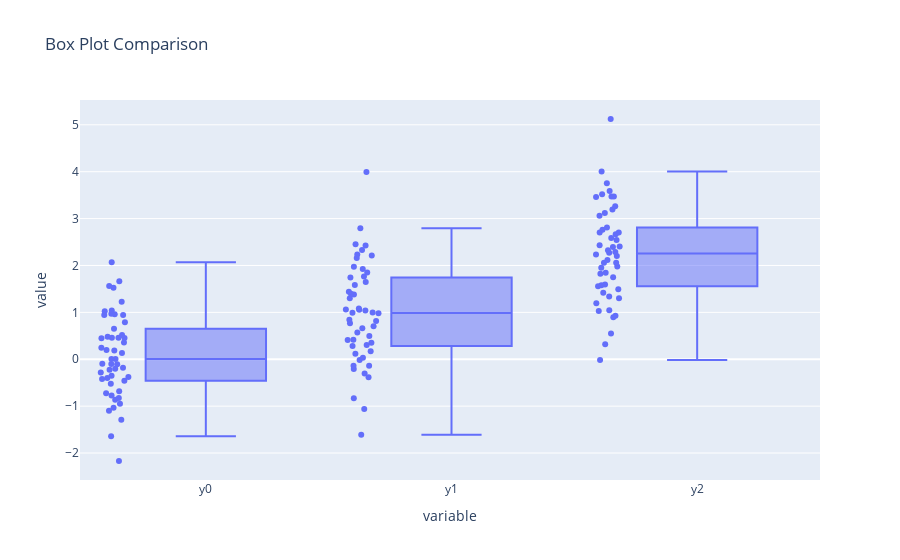

Notebook code for this chart:
### Code cell
import numpy as np
import pandas as pd

y0=np.random.randn(50)
y1=np.random.randn(50)+1
y2=np.random.randn(50)+2

import plotly.express as px
df=pd.DataFrame({"y0":y0,"y1":y1,"y2":y2})
fig=px.box(df,points="all",title="Box Plot Comparison")
fig.show()

### Figure 1 — Plotly figure (JSON) as saved in the notebook; plotly's stock layout.template omitted (floating-point values rounded to 4 significant figures; data arrays with more than 128 entries replaced by an {"elided": "..."} marker saying what was removed)
{"data": [{"alignmentgroup": "True", "boxpoints": "all", "hovertemplate": "variable=%{x}<br>value=%{y}<extra></extra>", "legendgroup": "", "marker": {"color": "#636efa"}, "name": "", "notched": false, "offsetgroup": "", "orientation": "v", "showlegend": false, "type": "box", "x": {"elided": "150 str values"}, "x0": " ", "xaxis": "x", "y": {"elided": "150 float values"}, "y0": " ", "yaxis": "y"}], "layout": {"boxmode": "group", "legend": {"tracegroupgap": 0}, "title": {"text": "Box Plot Comparison"}, "xaxis": {"anchor": "y", "domain": [0, 1], "title": {"text": "variable"}}, "yaxis": {"anchor": "x", "domain": [0, 1], "title": {"text": "value"}}}}
